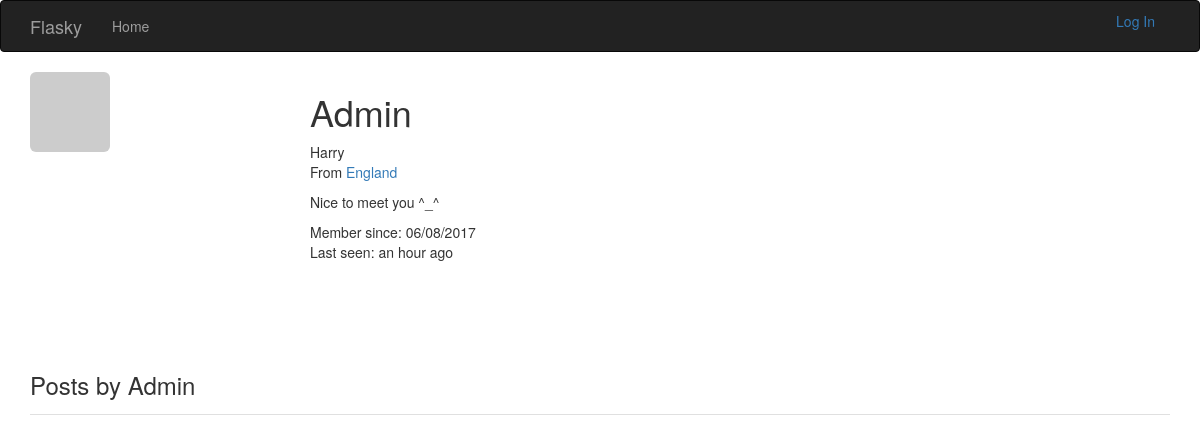
Before: /user/Admin with the older database file.
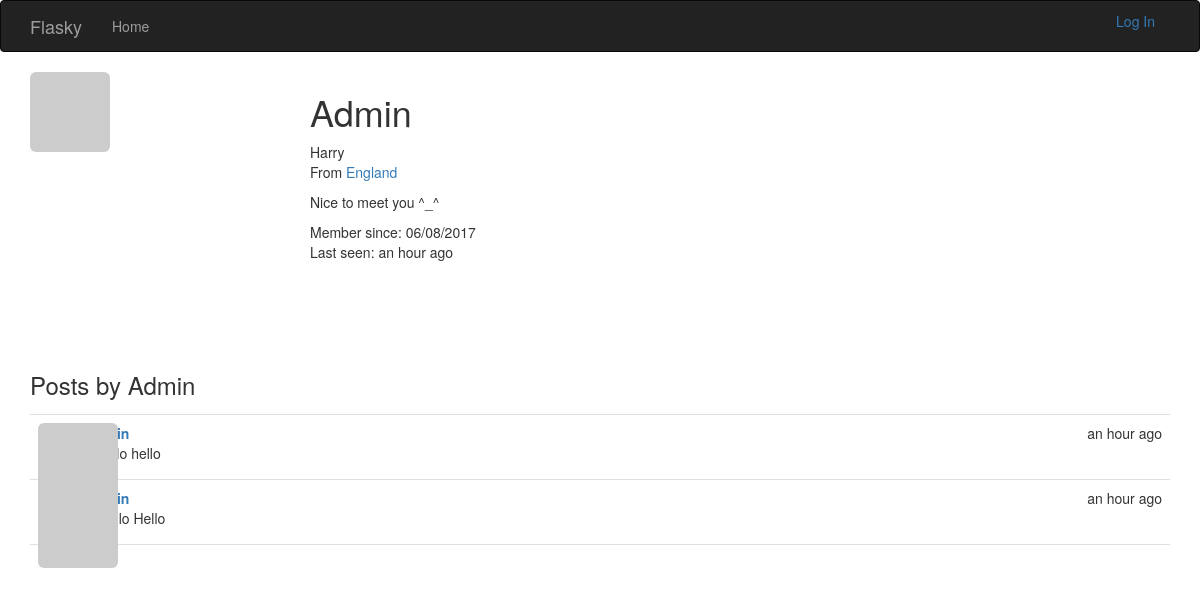
After: the same page with the newer database file.
### app/models.py (models this page shows, shortened)
class User(UserMixin, db.Model):
    __tablename__ = 'users'
    id = db.Column(db.Integer, primary_key=True)
    email = db.Column(db.String(64), unique=True, index=True)
    username = db.Column(db.String(64), unique=True, index=True)
    role_id = db.Column(db.Integer, db.ForeignKey('roles.id'))
    password_hash = db.Column(db.String(128))
    confirmed = db.Column(db.Boolean, default=False)
    name = db.Column(db.String(64))
    location = db.Column(db.String(64))
    about_me = db.Column(db.Text())
    member_since = db.Column(db.DateTime(), default=datetime.utcnow)
    last_seen = db.Column(db.DateTime(), default=datetime.utcnow)
    avatar_hash = db.Column(db.String(32))
    posts = db.relationship("Post", backref="author", lazy="dynamic")
    @property
    def password(self):
        raise AttributeError("password is not a readable attribute")
    def gravatar(self, size=100, default="identicon", rating="g"):
        if request.is_secure:
            url = "http://secure.gravatar.com/avatar"
        else:
            url = 'http://www.gravatar.com/avatar'
        hash = self.avatar_hash or hashlib.md5(self.email.encode("utf-8")).hexdigest()
        return '{url}/{hash}?s={size}&d={default}&r={rating}'.format(
            url=url, hash=hash, size=size, default=default, rating=rating)

class Post(db.Model):
    __tabename__ = "posts"
    id = db.Column(db.Integer, primary_key=True)
    body = db.Column(db.Text)
    timestamp = db.Column(db.DateTime, index=True, default=datetime.utcnow)
    author_id = db.Column(db.Integer, db.ForeignKey("users.id"))

### app/main/views.py (the view)
@main.route("/user/<username>")
def user(username):
    user = User.query.filter_by(username=username).first()
    if user is None:
        abort(404)
    posts = user.posts.order_by(Post.timestamp.desc()).all()
    return render_template("user.html", user=user, posts=posts)

### app/auth/views.py (called while the page is built)
@auth.before_app_request
def before_request():
    if current_user.is_authenticated:
        current_user.ping()
        if not current_user.confirmed \
                and request.endpoint[:5] != "auth.":
            return redirect(url_for("auth.unconfirmed"))

### app/main/__init__.py (called while the page is built)
@main.app_context_processor
def inject_permissions():
    return dict(Permission=Permission)

### app/models.py (called while the page is built)
    def is_administrator(self):
        return False

### app/templates/user.html (shortened to what this page needs)
{% extends 'base.html' %}
{% import "_macros.html" as macros %}
{% block page_content %}
    <img class="img-rounded profile-thumbnail" src="{{ user.gravatar(size=256) }}" >
	<div class="profile-header">
        <h1>{{ user.username }}</h1>
        {% if user.name or user.location %}
        <p>
            {% if user.name %}{{ user.name }}{% endif %}
            {% if user.location %}
                <br />
                From <a href="http://maps.google.com/?q={{ user.location }}">
                    {{ user.location }}
                </a>
            {% endif %}
        </p>
    {% endif %}
    {% if user.about_me %}
        <p>{{ user.about_me }}</p>
    {% endif %}
    <p>
        Member since: {{ moment(user.member_since).format("L") }}<br />
        Last seen: {{ moment(user.last_seen).fromNow() }}
    </p>
	</div>
    <h3>Posts by {{ user.username }}</h3>
    {% include "_posts.html" %}
{% endblock %}

### app/templates/base.html (shortened to what this page needs)
{% extends 'bootstrap/base.html' %}
{% block head %}
	{{ super() }}
    <link rel="stylesheet"  href="{{ url_for("static", filename='css/styles.css') }}" type="text/css">
{% endblock %}
{% block navbar %}
<div class="navbar navbar-inverse" role='navigation'>
	<div class="container">
		<div class="navbar-header">
			<a class="navbar-brand" href="{{ url_for('main.index') }}">Flasky</a>
		</div>
		<div class="navbar-collapse collapse">
			<ul class="nav navbar-nav">
				<li><a href="{{ url_for('main.index') }}">Home</a></li>
			</ul>
            <ul class="nav navbar-right">
                {% if current_user.is_authenticated %}
                 <li class="dropdown">
                    <a href="#" class="dropdown-toggle" data-toggle="dropdown">
                        <img src="{{ current_user.gravatar(size=18) }}">
                        Account <b class="caret"></b></a>
                    <ul class="dropdown-menu">
                        <li><a href="{{ url_for('auth.change_password') }}">Change Password</a></li>
                        <li><a href="{{ url_for("auth.change_email_request") }}">Change Email</a></li>
                        <li><a href="{{ url_for('auth.logout') }}">Log Out</a></li>
                    </ul>
                </li>
                {% else %}
                <li>
                    <a href="{{ url_for('auth.login') }}">Log In</a>
                </li>
                {% endif %}
            </ul>
		</div>
	</div>
</div>
{% endblock %}
{% block content %}
	<div class="container">
		{% block page_content %}{% endblock %}
	</div>
{% endblock %}

### app/templates/_posts.html (shortened to what this page needs)
<ul class="posts">
    {% for post in posts %}
        <li class="post">
            <div class="post-thumbnail">
                <a href="{{ url_for(".user", username=post.author.username) }}">
                    <img class="img-rounded profile-thumbnail"
                         src="{{ post.author.gravatar(size=40) }}">
                </a>
            </div>
            <div class="post-content">
                <div class="post-date">
                    {{ moment(post.timestamp).fromNow() }}
                </div>
                <div class="post-author">
                    <a href="{{ url_for('.user', username=post.author.username) }}">
                    </a>
                </div>
                <div class="post-body">
                    {{ post.body }}
                </div>
            </div>
        </li>
    {% endfor %}
</ul>

### app/static/css/styles.css (style rules this page uses)
.profile-thumbnail { position: absolute; }
.profile-header { min-height: 260px; margin-left: 280px; }
ul.posts { list-style-type: none; padding: 0px; margin: 16px 0px 0px 0px; border-top: 1px solid #e0e0e0; }
ul.posts li.post { padding: 8px; border-bottom: 1px solid #e0e0e0; }
div.post-date { float: right; }
div.post-author { font-weight: bold; }
div.post-thumbnail { position: absolute; }
div.post-content { margin-left: 48px; min-height: 48px; }

Changed rows visible on the page:
added Post: timestamp "an hour ago", body "# hello hello"
added Post: timestamp "an hour ago", body "# Hello Hello"
